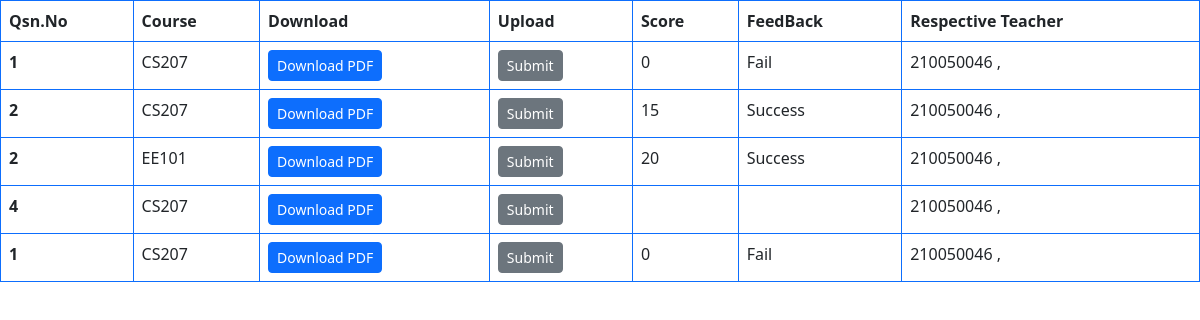
The page /accounts/assignments/ (signed in) on the database its author committed.
### accounts/models.py (models this page shows)
class Solution(models.Model):
	username = models.CharField(max_length=500,default="")
	num = models.PositiveIntegerField(default=1)
	course = models.CharField(max_length=5, default='')
	Submission = models.FileField(upload_to="submission/", null=True, blank=True)

class Grade(models.Model):
	username_t = models.CharField(max_length=500,default="")
	Student = models.CharField(max_length=500,default="")
	num = models.PositiveIntegerField(default=1)
	course = models.CharField(max_length=5, default='')
	marks = models.PositiveIntegerField(default=0)
	FeedBack = models.CharField(max_length=500,default="")

class Assignment(models.Model):
	username = models.CharField(max_length=500,default="")
	num = models.PositiveIntegerField(default=1)
	course = models.CharField(max_length=5, default='')
	Assignment = models.FileField(upload_to="assignment/", null=True, blank=True)
	extensions = models.CharField(max_length=500,default="")

### accounts/views.py (the view, shortened to what this page needs)
# urls.py: re_path(r'assignments/$', views.assignments, name='assignments'),
def assignments(request):
	user_profile = UserProfile.objects.get(user = request.user)
	Assignments = Book.objects.all()
	Submissions = Submit.objects.all()
	NewAssignments = Assignment.objects.all()
	NewSubmissions = Solution.objects.all()
	if user_profile.identity == 'student':
		Grades = Grade.objects.filter(Student = user_profile.user.username)
		context = {
			"Assignments": Assignments,
			"Submissions": Submissions,
			"NewAssignments": NewAssignments,
			"NewSubmissions": NewSubmissions,
			"Grades": Grades,
		}
		return render(request, 'accounts/assignments_s.html', context)
	else:
		logout(request)
		return HttpResponseRedirect('/accounts/')

### templates/accounts/assignments_s.html (shortened to what this page needs)
<!doctype html>
<html lang="en">
  <head>
    <link href="https://cdn.jsdelivr.net/npm/bootstrap@5.2.2/dist/css/bootstrap.min.css" rel="stylesheet">
  </head>
  <body>
{% if user.is_authenticated %}
<table class="table table-bordered border-primary">
    <thead>
        <tr>
          <th scope="col"></b>Qsn.No</th>
          <th scope="col">Course</th>
          <th scope="col">Download</th>
          <th scope="col">Upload</th>
          <th scope="col">Score</th>
          <th scope="col">FeedBack</th>
          <th scope="col">Respective Teacher</th>
        </tr>
      </thead>
      {% for submit in NewSubmissions %}
        {% if submit.username == user.username %}
          <tbody>
            <tr>
              <th scope="row">{{ submit.num }}</th>
              <td>{{ submit.course }}</td>
              <td><a href="{{ submit.Assignment.url }}" class="btn btn-primary btn-sm">
                Download PDF
              </a></td>
              <td>
                <a href="./../new_upload/" class="btn btn-secondary btn-sm">
                  Submit
              </a>
              </td>
              <td>
                {% for grade in Grades %}
                {% if grade.course == submit.course %}
                {% if submit.num == grade.num %}
                {{ grade.marks }}
                {% endif %}
                {% endif %}
                {% endfor %}
              </td>
              <td>
                {% for grade in Grades %}
                {% if grade.course == submit.course %}
                {% if submit.num == grade.num %}
                {{ grade.FeedBack }}
                {% endif %}
                {% endif %}
                {% endfor %}
              </td>
              <td>
              {% for teacher in NewAssignments %}
                {% if teacher.num == submit.num %}
                  {% if teacher.course == submit.course %}
                    {{ teacher.username }} ,
                  {% endif %}
                {% endif %}
              {% endfor %}
              </td>
            </tr>
          </tbody>
        {% endif %}
      {% endfor %}
</table>
{% endif %}
</body>
</html>

### rows shown on the page
Solution: num "1", course "CS207"
Grade: marks "0", FeedBack "Fail"
Assignment: username "210050046"
Solution: num "2", course "CS207"
Grade: marks "15", FeedBack "Success"
Assignment: username "210050046"
Solution: num "2", course "EE101"
Grade: marks "20", FeedBack "Success"
Assignment: username "210050046"
Solution: num "4", course "CS207"
Assignment: username "210050046"
Solution: num "1", course "CS207"
